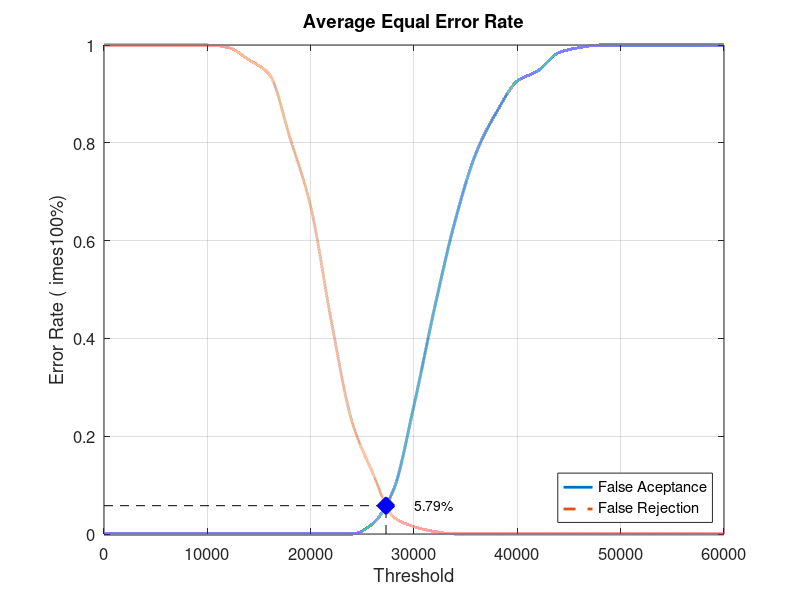
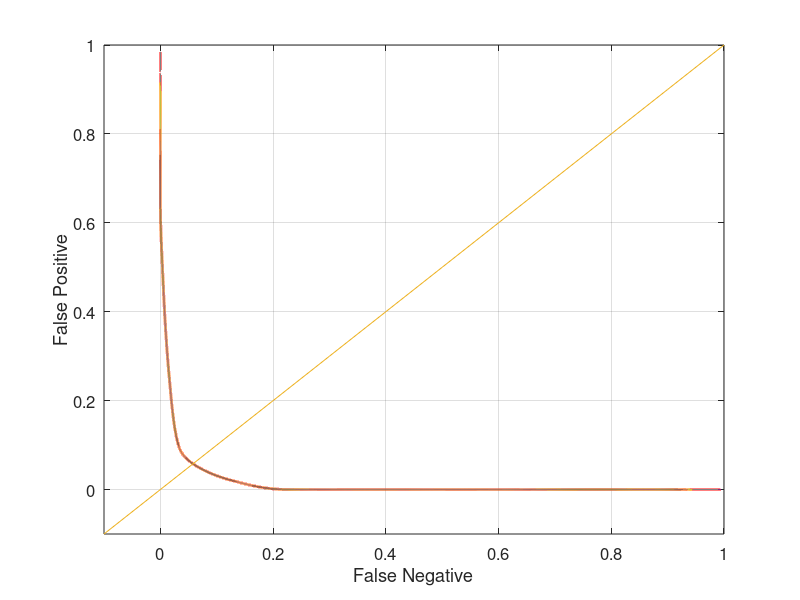

These figures' MATLAB source, in order:
close all;
clear;
clc;
x = 0:2000:60000;
xq = 0:0.5:60000;

y0 = [0 0 0 0 0 0 0 0 0 0 0 0 0 0.0210526 0.0894737 0.263158 0.463158 0.642105 0.778947 0.863158 0.926316 0.947368 0.984211 0.994737 1 1 1 1 1 1 1]
yy0 = interp1(x, y0, xq, 'pchip');
y1 = [1 1 1 1 1 1 0.995 0.97 0.94 0.81 0.67 0.435 0.23 0.125 0.035 0.015 0.005 0 0 0 0 0 0 0 0 0 0 0 0 0 0]
yy1 = interp1(x, y1, xq, 'pchip');

% Calculating EER: 
y2 = abs(y0 - y1);
find(y2 == min(y2))
yy2 = abs(yy0 - yy1);
xEER = find(yy2 == min(yy2));
xEERIndex = xq(xEER) % X-axis EER
yEER = yy0(xEER) % Y-axis EER

main = figure
plot(xq, yy0,'-','LineWidth', 2);	hold on
plot(xq, yy1,'--','LineWidth', 2);	hold on
plot([xEERIndex xEERIndex], [0 yEER], 'k--');	hold on
plot([0 xEERIndex], [yEER yEER], 'k--');	hold on
plot(xEERIndex, yEER, 'bx', 'LineWidth', 10);	hold on
text(xEERIndex + 10 * xEERIndex / 100, yEER, [num2str(round((10000 * yEER)) / 100) '%'])
legend('False Aceptance', 'False Rejection', 'Location', 'SouthEast')
xlabel('Threshold')
ylabel('Error Rate (	imes100%)')
title('Average Equal Error Rate')
set(gca, 'FontSize', 12)
axis([0 60000 0 1])
grid on

print(main, 'Database4_2Main', '-dpng');
FNRxFPR = figure('Color', [1 1 1]);
plot(yy1, yy0, '-', yy1, yy0, 'LineWidth', 2);
hold on
y = -0.1:0.1:1
plot(y, y); 
set(gca, 'FontSize', 12)
xlabel('False Negative')
ylabel('False Positive')
axis([-0.1 1 -0.1 1])
set(gca, 'FontSize', 12)
grid on

print(FNRxFPR, 'Database4_2FNRxFPR','-dpng');
